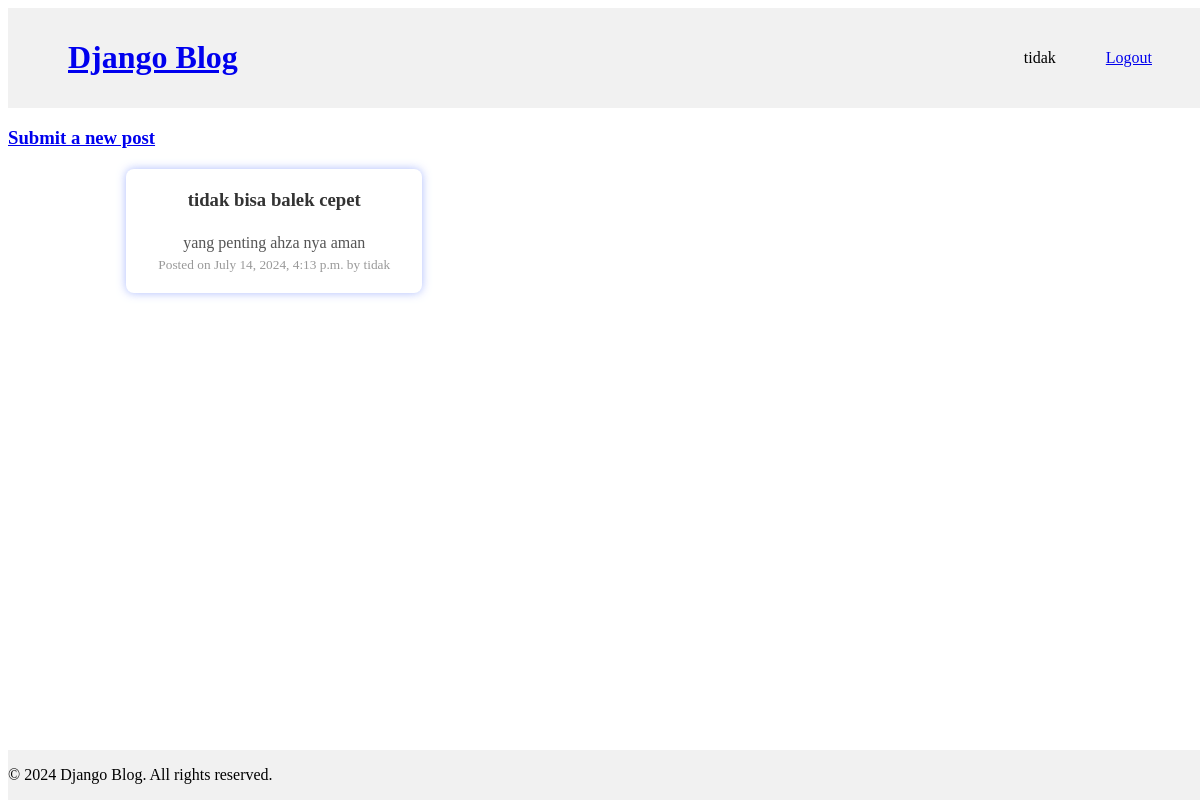
The app's page /blogs/ (signed in), older data.
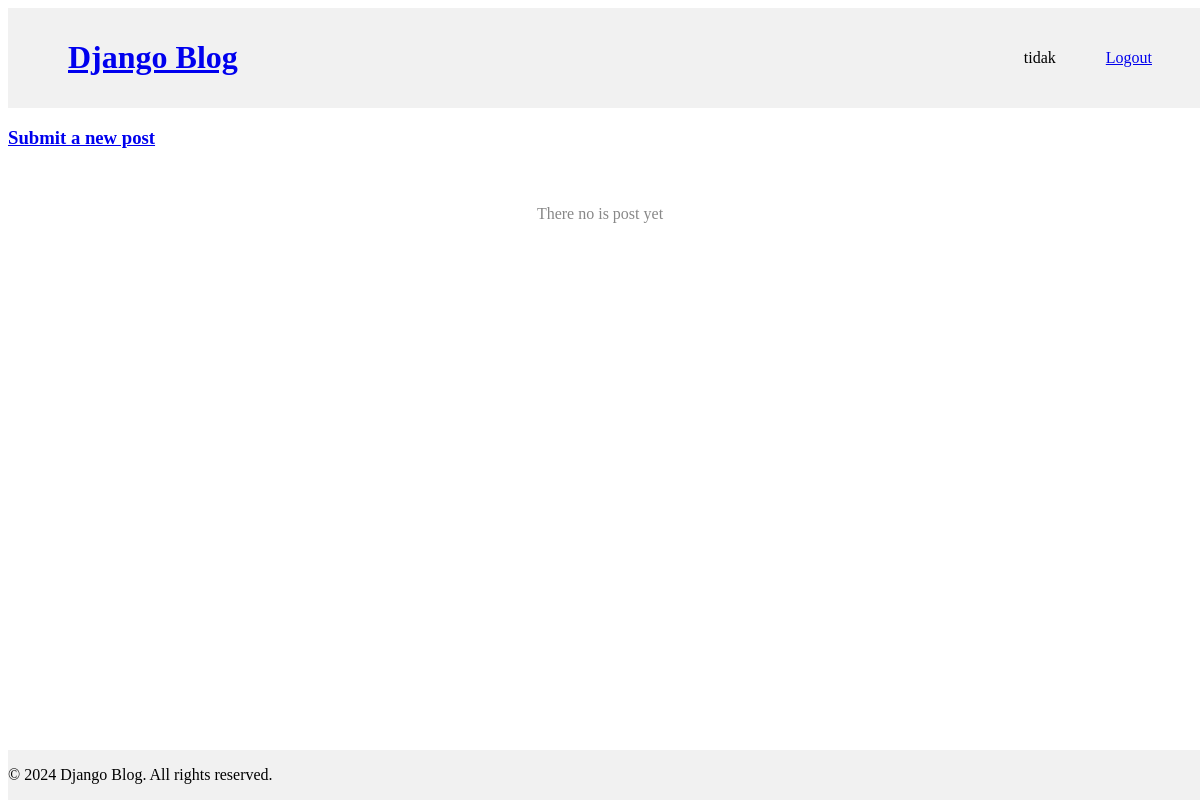
The same page, newer data.
### blogs/models.py (models this page shows, shortened)
class Post(models.Model):
    user = models.ForeignKey(User, on_delete=models.CASCADE)
    title = models.CharField(max_length=100)
    content = models.TextField()
    date_posted = models.DateTimeField(default=timezone.now)

### blogs/views.py (the view)
# urls.py: path("", views.blog, name='blog'),
@login_required
def blog(request):
    form = PostForm(request.POST)
    posts = Post.objects.filter(user=request.user)
    for post in posts:
        post.content = post.content[:100] + '...' if len(post.content) > 100 else post.content
    return render(request, "blogs/blogs.html", {"form": form, "posts": posts})

### blogs/templates/blogs/blogs.html (shortened to what this page needs)
{% load static %}
<!DOCTYPE html>
<html lang="en">
<head>
    <link rel="stylesheet" href="{% static 'blogs/blogs.css' %}">
</head>
<body>
    {% include 'header.html' %}
    <div class="submitPost">
        <h3>
            <a href={% url 'submitPost' %}>Submit a new post </a>
        </h3>
    </div>
    <div class="posts-container">
        {% for post in posts %}
            <div class="post" data-url="{% url 'detailPost' post.pk %}">
                <h3>{{ post.title }}</h3>
                <p>{{ post.content }}</p>
                <small>Posted on {{ post.date_posted }} by {{ post.user.username }}</small>
            </div>
        {% empty %}
            <p class="no-posts">There no is post yet </p>
        {% endfor %}
    </div>
    {% include 'footer.html' %}
</body>
</html>

Row changes from the older to the newer data that the page shows:
removed Post: title "tidak bisa balek cepet", content "yang penting ahza nya aman", date_posted "July 14, 2024, 4:13 p.m.", user.username "tidak"
Text that changed along with them:
text now shown: "There no is post yet"
